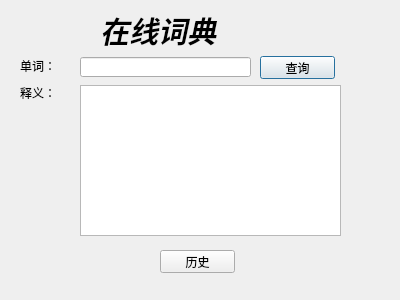
<?xml version="1.0" encoding="UTF-8"?>
<ui version="4.0">
 <class>DialogDiet</class>
 <widget class="QDialog" name="DialogDiet">
  <property name="geometry">
   <rect>
    <x>0</x>
    <y>0</y>
    <width>400</width>
    <height>300</height>
   </rect>
  </property>
  <property name="windowTitle">
   <string>Dialog</string>
  </property>
  <widget class="QLabel" name="label_title">
   <property name="geometry">
    <rect>
     <x>100</x>
     <y>5</y>
     <width>131</width>
     <height>51</height>
    </rect>
   </property>
   <property name="font">
    <font>
     <family>仿宋</family>
     <pointsize>22</pointsize>
     <weight>75</weight>
     <italic>true</italic>
     <bold>true</bold>
    </font>
   </property>
   <property name="text">
    <string>在线词典</string>
   </property>
  </widget>
  <widget class="QPushButton" name="pushButton_query">
   <property name="geometry">
    <rect>
     <x>260</x>
     <y>56</y>
     <width>75</width>
     <height>23</height>
    </rect>
   </property>
   <property name="text">
    <string>查询</string>
   </property>
  </widget>
  <widget class="QLineEdit" name="lineEdit_word">
   <property name="geometry">
    <rect>
     <x>80</x>
     <y>57</y>
     <width>171</width>
     <height>20</height>
    </rect>
   </property>
  </widget>
  <widget class="QLabel" name="label">
   <property name="geometry">
    <rect>
     <x>20</x>
     <y>85</y>
     <width>54</width>
     <height>16</height>
    </rect>
   </property>
   <property name="text">
    <string>释义：</string>
   </property>
  </widget>
  <widget class="QTextBrowser" name="textBrowser">
   <property name="geometry">
    <rect>
     <x>80</x>
     <y>85</y>
     <width>261</width>
     <height>151</height>
    </rect>
   </property>
  </widget>
  <widget class="QPushButton" name="pushButton">
   <property name="geometry">
    <rect>
     <x>160</x>
     <y>250</y>
     <width>75</width>
     <height>23</height>
    </rect>
   </property>
   <property name="text">
    <string>历史</string>
   </property>
  </widget>
  <widget class="QLabel" name="label_word">
   <property name="geometry">
    <rect>
     <x>20</x>
     <y>50</y>
     <width>36</width>
     <height>31</height>
    </rect>
   </property>
   <property name="text">
    <string>单词：</string>
   </property>
  </widget>
 </widget>
 <resources/>
 <connections/>
</ui>
